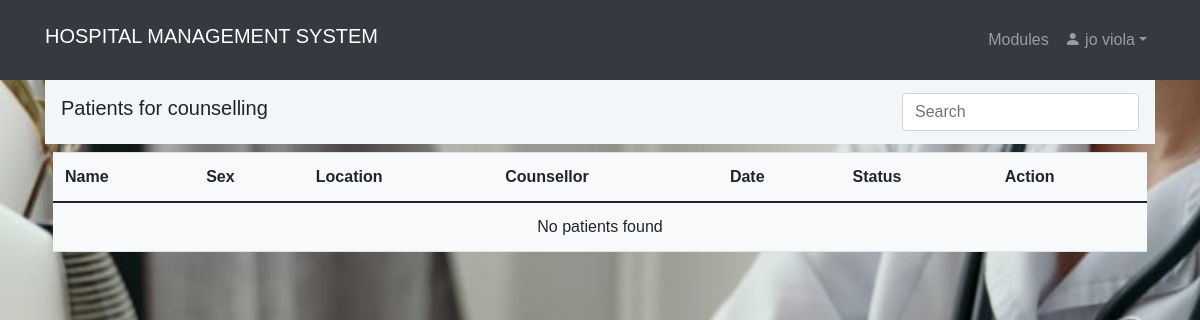
/consultant_list.php (signed in), run on an earlier commit of the app's database.
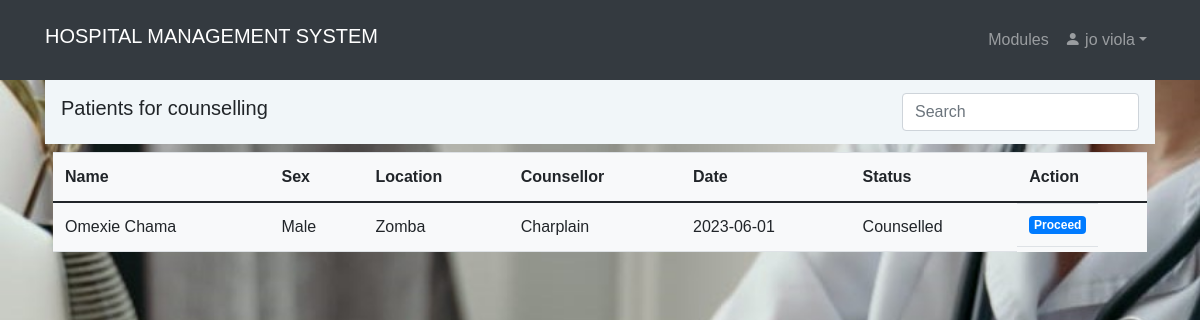
And on a later commit of the database.
### tables this page shows
CREATE TABLE `counselling` (
  `id` int(11) NOT NULL,
  `patient_id` int(30) NOT NULL,
  `patient_name` varchar(30) NOT NULL,
  `statu` text NOT NULL,
  `dates` varchar(15) NOT NULL,
  `address` text NOT NULL,
  `counsel` text NOT NULL,
  `gender` text NOT NULL
);

### consultant_list.php (the view, shortened to what this page needs)
<?php
if (isset($_SESSION['id']) && isset($_SESSION['uname'])){
  include "unavbar.php";
  include "comfig.php";
        ?>
<!DOCTYPE html>
<html>
<head>
	<link rel="stylesheet" href="https://maxcdn.bootstrapcdn.com/bootstrap/4.5.2/css/bootstrap.min.css">
	<link rel="stylesheet" href="home.css"/>
</head>
<body>
<div class="container">
   <nav class="navbar navbar-expand py-2"style="background-color:#F1F6F9;" >
            <div class="container">
			<h5 class="navbar-brand"> Patients for counselling</h5>
                <div class="collapse navbar-collapse" id="navmenu">
                    <ul class="navbar-nav ms-auto">
                        <li class="nav-item dropdown">
                        <input class="form-control me-1" id="myInput" style="width:100%; max-width:20rem" type="text" placeholder="Search" aria-label="Search">
                        </li>
                    </ul>
                </div>
            </div>
        </nav>
	<div class="p-2">
		<div class="row">
		<div class="col-md-12">
		<table class="table table-hover bg-light" style="overflow:auto">
                 <thead class="table table-hover">
				<tr>
					<th>Name</th>
					<th>Sex</th>
					<th>Location</th>
					<th>Counsellor</th>
					<th>Date</th>
					<th>Status</th>
					<th>Action</th>
					</tr>
			</thead>
			<tbody  id = "myTable">
				<?php
                $sql = "SELECT * FROM counselling ORDER BY id DESC";
                $result = $mysqli->query($sql);
				if ($result->num_rows > 0) {
					while ($row = $result->fetch_assoc()) { ?>
						 <tr>
							<td><?php echo $row["patient_name"]; ?></td>
							<td><?php echo $row["gender"]; ?></td>
							<td><?php echo $row["address"]; ?></td>
							<td><?php echo $row["counsel"]; ?></td>
							<td><?php echo $row["dates"]; ?></td>
							<td><?php echo $row["statu"]; ?></td>
							<td class='btn-group btn-group-justified'>
									<a href='consultant_result.php?consult=<?php echo $row["id"]; ?>' class='badge bg-primary'>Proceed</a>
							</td>
						</tr>
                      <?php
					}
				} else {
					echo "<tr><td colspan='12' class='text-center'>No patients found</td></tr>";
				}
?>
			</tbody>
		</table>
	</div>
	</div>
</div>
</div>
</body>
</html>
<?php
    }else {
        header("Location: home.php");
        exit();
    }
?>

What changed in the data, as far as the page shows it:
added counselling: patient_name "Omexie Chama", gender "Male", address "Zomba", counsel "Charplain", dates "2023-06-01", statu "Counselled"
Also different on the page:
text no longer shown: "No patients found"
